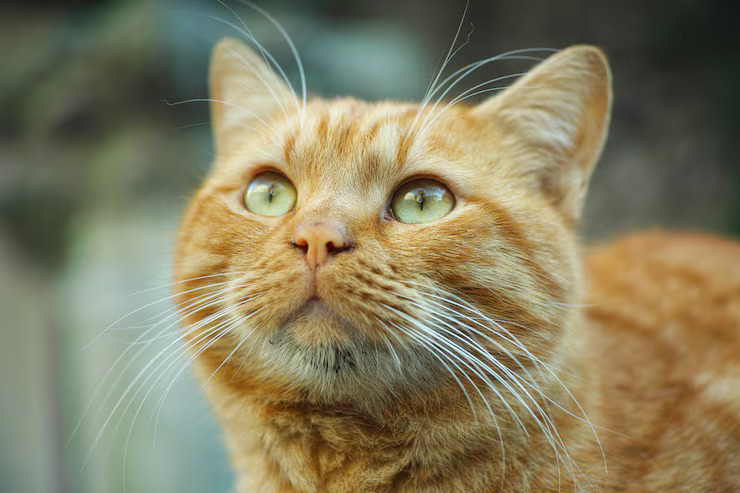
#> input picture images/image3.jpg, 740 x 493 px
$ jupyter execute exp5b.ipynb
#> lines starting #> are read from the running program, lines starting #| are printed output that depends on the picture
[cell 1]
import cv2

[cell 2]
import matplotlib.pyplot as plt

[cell 3]
img = cv2.imread('images/image3.jpg')
#> img is the input picture: shape (493, 740, 3); mean B, G, R 96.4, 125.9, 132.3

[cell 4]
import cv2
import matplotlib.pyplot as plt

img = cv2.imread('images/image3.jpg')
img_rgb = cv2.cvtColor(img, cv2.COLOR_BGR2RGB)
plt.imshow(img_rgb)
plt.axis("off")
plt.show()

[cell 5]
import cv2

print("Shape:" , img.shape)
#| Shape: (493, 740, 3)
print("Height:" , img.shape[0])
#| Height: 493
print("Width:", img.shape[1])
#| Width: 740
print("Channels:", img.shape[2])
#| Channels: 3
print("Data Type:", img.dtype)
#| Data Type: uint8
print("Size:", img.size)
#| Size: 1094460

[cell 6]
gray = cv2.cvtColor(img, cv2.COLOR_BGR2GRAY)
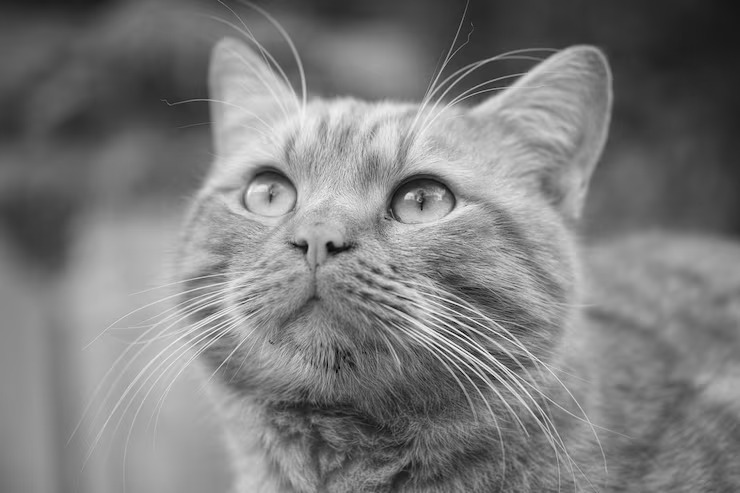
#> gray: shape (493, 740); min 1, max 248, mean 124.4

plt.imshow(gray, cmap="gray")
plt.title("Grayscale Image")
plt.axis("off")
plt.show()

[cell 7]
plt.hist(gray.ravel(),256,[0,256])
plt.show()
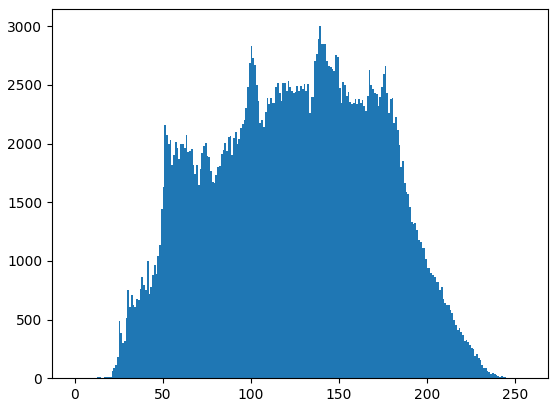
#> figure drawn by matplotlib, 1 panel; tallest bar 3000 high, from x = 139 to 140

[cell 8]
equalized_img = cv2.equalizeHist(gray)
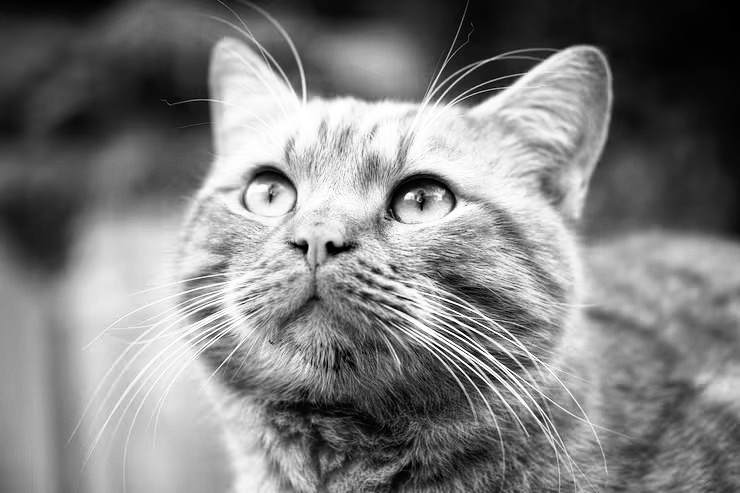
#> equalized_img: shape (493, 740); min 0, max 255, mean 128.2

[cell 9]
import matplotlib.pyplot as plt

plt.hist(equalized_img.ravel(), 256, [0, 256], color='gray')

# Recommended visual additions
plt.title('Equalized Image Histogram')
plt.xlabel('Pixel Intensity (0-255)')
plt.ylabel('Frequency')
plt.xlim([0, 256])  # Cleans up the X-axis edges

plt.show()
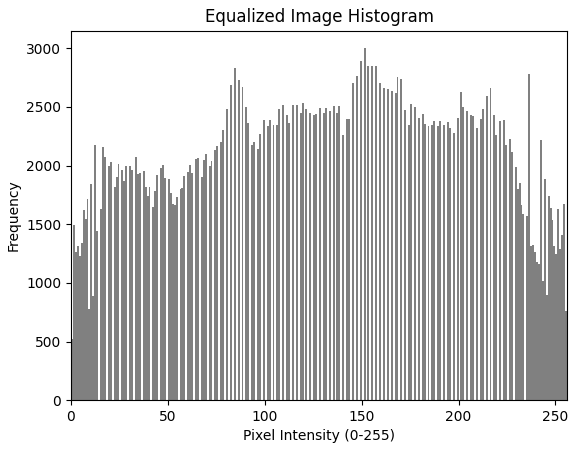
#> figure drawn by matplotlib, 1 panel; tallest bar 3000 high, from x = 151 to 152

$ run again, with images/dog1.jpg copied over images/image3.jpg
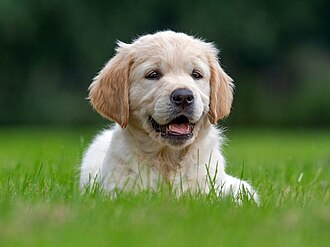
#> input picture images/dog1.jpg, 330 x 247 px
#> img is the input picture: shape (247, 330, 3); mean B, G, R 65.1, 108.2, 89.7
#| Shape: (247, 330, 3)
#| Height: 247
#| Width: 330
#| Channels: 3
#| Data Type: uint8
#| Size: 244530
#> `equalized_img = cv2.equalizeHist(gray)`:
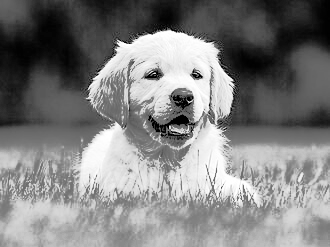
#> equalized_img: shape (247, 330); min 0, max 255, mean 128.6
#> `plt.show()`:
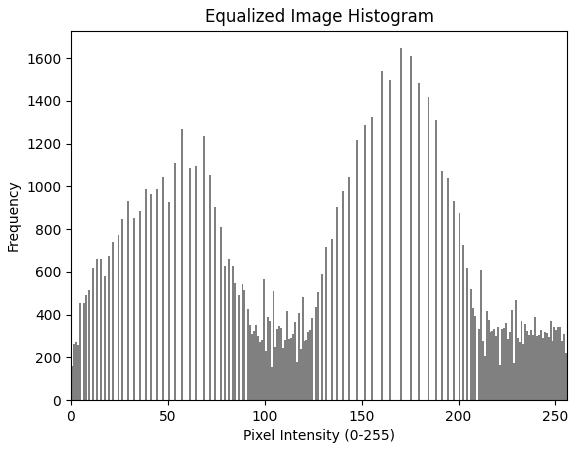
#> figure drawn by matplotlib, 1 panel; tallest bar 1646 high, from x = 170 to 171

$ run again, with images/dog2.jpg copied over images/image3.jpg
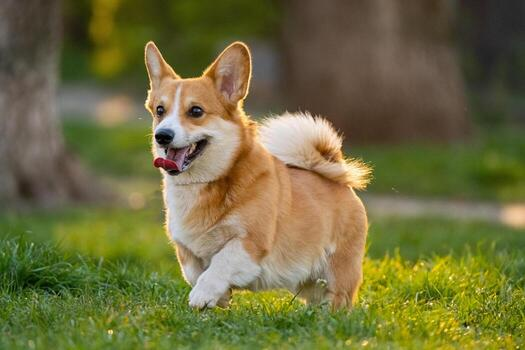
#> input picture images/dog2.jpg, 525 x 350 px
#> img is the input picture: shape (350, 525, 3); mean B, G, R 62.3, 108.9, 112.2
#| Shape: (350, 525, 3)
#| Height: 350
#| Width: 525
#| Channels: 3
#| Data Type: uint8
#| Size: 551250
#> `equalized_img = cv2.equalizeHist(gray)`:
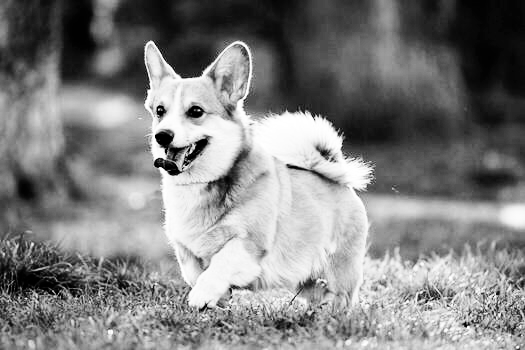
#> equalized_img: shape (350, 525); min 0, max 255, mean 128.5
#> `plt.show()`:
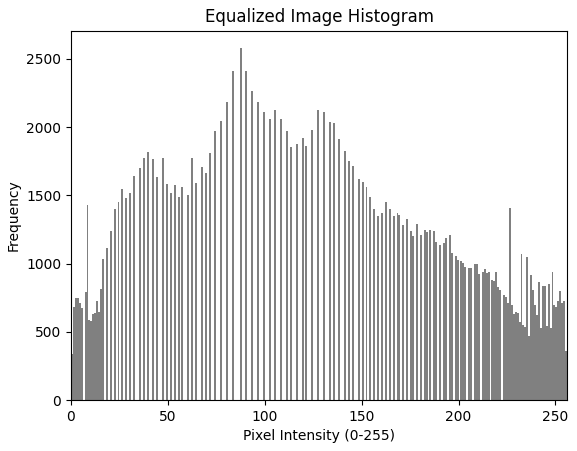
#> figure drawn by matplotlib, 1 panel; tallest bar 2577 high, from x = 87 to 88
